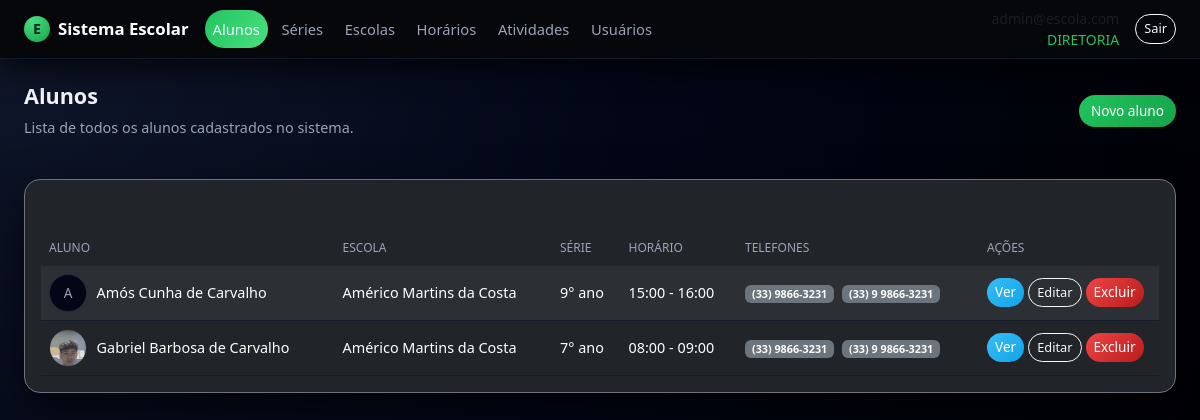
The page /alunos/ (signed in) on the database its author committed.
### app.py (models this page shows, shortened)
class Usuario(db.Model, UserMixin):
    __tablename__ = "usuario"
    id = db.Column(db.Integer, primary_key=True)
    email = db.Column(db.String(120), unique=True, nullable=False)
    senha_hash = db.Column(db.String(255), nullable=False)
    papel = db.Column(db.String(30), nullable=False, default="ALUNO")
    ativo = db.Column(db.Boolean, nullable=False, default=True)
    created_at = db.Column(db.DateTime, nullable=False, default=datetime.utcnow)
    aluno_id = db.Column(db.Integer, db.ForeignKey("aluno.id"), nullable=True)
    aluno = db.relationship("Aluno", lazy="joined")
    def papel_upper(self):
        return (self.papel or "").upper()
    def is_diretoria(self):
        return self.papel_upper() == "DIRETORIA"

class Aluno(db.Model):
    __tablename__ = "aluno"
    id = db.Column(db.Integer, primary_key=True)
    nome = db.Column(db.String(180), nullable=False)
    escola_id = db.Column(db.Integer, db.ForeignKey("escola.id"))
    serie_id = db.Column(db.Integer, db.ForeignKey("serie.id"))
    horario_id = db.Column(db.Integer, db.ForeignKey("horario.id"))
    telefone_cel = db.Column(db.String(30))
    telefone_fixo = db.Column(db.String(30))
    foto_path = db.Column(db.String(300))
    observacoes = db.Column(db.Text)
    naturalidade = db.Column(db.String(120))
    nacionalidade = db.Column(db.String(120))
    data_nascimento = db.Column(db.Date)
    idade = db.Column(db.Integer)
    sexo = db.Column(db.String(1))
    nome_pai = db.Column(db.String(180))
    nome_mae = db.Column(db.String(180))
    endereco = db.Column(db.String(200))
    numero = db.Column(db.String(20))
    bairro = db.Column(db.String(120))
    tem_dificuldade = db.Column(db.Boolean)
    qual_dificuldade = db.Column(db.String(255))
    toma_medicamento = db.Column(db.Boolean)
    qual_medicamento = db.Column(db.String(255))
    inicio_aulas = db.Column(db.Date)
    mensalidade_opcao = db.Column(db.String(60))
    escola = db.relationship("Escola", lazy="joined")
    serie = db.relationship("Serie", lazy="joined")
    horario = db.relationship("Horario", lazy="joined")

class Escola(db.Model):
    __tablename__ = "escola"
    id = db.Column(db.Integer, primary_key=True)
    nome = db.Column(db.String(120), nullable=False, unique=True)

class Serie(db.Model):
    __tablename__ = "serie"
    id = db.Column(db.Integer, primary_key=True)
    nome = db.Column(db.String(120), nullable=False, unique=True)

class Horario(db.Model):
    __tablename__ = "horario"
    id = db.Column(db.Integer, primary_key=True)
    hora_inicio = db.Column(db.String(5), nullable=False)  # HH:MM
    hora_fim = db.Column(db.String(5), nullable=False)      # HH:MM

### app.py (the view)
@app.route("/alunos/")
@login_required
def alunos_list():
    items = Aluno.query.order_by(Aluno.nome.asc()).all()
    return render_template("alunos/listar.html", items=items)

### app.py (called while the page is built)
@login_manager.user_loader
def load_user(uid):
    return db.session.get(Usuario, int(uid))

@app.context_processor
def inject_can():
    return dict(can=can)

### templates/alunos/listar.html
{% extends "base.html" %}
{% block content %}
<div class="page-title-row mb-3">
  <div>
    <h2>Alunos</h2>
    <div class="subtitle">Lista de todos os alunos cadastrados no sistema.</div>
  </div>
  {% if current_user.is_diretoria() %}
    <div>
      <a href="{{ url_for('alunos_novo') }}" class="btn btn-success">Novo aluno</a>
    </div>
  {% endif %}
</div>
<section class="card bg-dark border-secondary">
  <div class="card-body">
    <h5 class="card-title mb-3">Alunos cadastrados</h5>
    {% if items %}
      <div class="table-responsive">
        <table class="table table-dark table-striped align-middle">
          <thead>
            <tr>
              <th>Aluno</th>
              <th>Escola</th>
              <th>Série</th>
              <th>Horário</th>
              <th>Telefones</th>
              <th style="width: 180px;">Ações</th>
            </tr>
          </thead>
          <tbody>
          {% for a in items %}
            <tr>
              <td>
                <div class="d-flex align-items-center">
                  {% if a.foto_path %}
                    <img src="{{ url_for('static', filename=a.foto_path) }}"
                         alt="Foto de {{ a.nome }}"
                         style="width:38px; height:38px; border-radius:50%; object-fit:cover; margin-right:0.6rem; border:1px solid #1f2937;">
                  {% else %}
                    <div style="width:38px; height:38px; border-radius:50%; margin-right:0.6rem;
                                display:flex; align-items:center; justify-content:center;
                                background:#020617; border:1px solid #1f2937; font-size:0.85rem; color:#9ca3af;">
                      {{ a.nome[0]|upper }}
                    </div>
                  {% endif %}
                  <span>{{ a.nome }}</span>
                </div>
              </td>
              <td>{{ a.escola.nome if a.escola else '-' }}</td>
              <td>{{ a.serie.nome if a.serie else '-' }}</td>
              <td>
                {% if a.horario %}
                  {{ a.horario.hora_inicio }} - {{ a.horario.hora_fim }}
                {% else %}
                  -
                {% endif %}
              </td>
              <td>
                {% if a.telefone_cel %}<span class="badge bg-secondary me-1">{{ a.telefone_cel }}</span>{% endif %}
                {% if a.telefone_fixo %}<span class="badge bg-secondary">{{ a.telefone_fixo }}</span>{% endif %}
              </td>
              <td>
                <div class="d-flex gap-1">
                  <a href="{{ url_for('alunos_ver', id=a.id) }}"
                     class="btn btn-sm btn-primary">
                    Ver
                  </a>
                  {% if current_user.is_diretoria() %}
                    <a href="{{ url_for('alunos_editar', id=a.id) }}"
                       class="btn btn-sm btn-outline-light">
                      Editar
                    </a>
                    <form method="post"
                          action="{{ url_for('alunos_excluir', id=a.id) }}"
                          onsubmit="return confirm('Confirma excluir este aluno?');">
                      <button type="submit" class="btn btn-sm btn-danger">Excluir</button>
                    </form>
                  {% endif %}
                </div>
              </td>
            </tr>
          {% endfor %}
          </tbody>
        </table>
      </div>
    {% else %}
      <p class="text-muted mb-0">Nenhum aluno cadastrado.</p>
    {% endif %}
  </div>
</section>
{% endblock %}

### templates/base.html (shortened to what this page needs)
<!doctype html>
<html lang="pt-BR">
<head>
  <link
    href="https://cdn.jsdelivr.net/npm/bootstrap@5.3.3/dist/css/bootstrap.min.css"
    rel="stylesheet"
  >
  <link rel="stylesheet" href="{{ url_for('static', filename='css/style.css') }}">
</head>
<body class="app-body">
  <header class="app-navbar navbar navbar-expand-lg navbar-dark">
    <div class="container-fluid px-3 px-lg-4">
      <a class="navbar-brand d-flex align-items-center gap-2" href="{{ url_for('index') }}">
        <span class="brand-icon">E</span>
        <span class="fw-semibold">Sistema Escolar</span>
      </a>
      {% if current_user.is_authenticated %}
        <div class="collapse navbar-collapse" id="mainNav">
          <ul class="navbar-nav me-auto mb-2 mb-lg-0 app-menu">
            {% set papel = current_user.papel_upper() if current_user.is_authenticated else '' %}
            <li class="nav-item">
              <a class="nav-link {% if request.endpoint and 'alunos' in request.endpoint %}active{% endif %}"
                 href="{{ url_for('alunos_list') }}">
                Alunos
              </a>
            </li>
            {% if papel not in ['RESPONSAVEL', 'ALUNO'] %}
              <li class="nav-item">
                <a class="nav-link {% if request.endpoint and 'series_' in request.endpoint %}active{% endif %}"
                   href="{{ url_for('series_list') }}">
                  Séries
                </a>
              </li>
              <li class="nav-item">
                <a class="nav-link {% if request.endpoint and 'escolas_' in request.endpoint %}active{% endif %}"
                   href="{{ url_for('escolas_list') }}">
                  Escolas
                </a>
              </li>
              <li class="nav-item">
                <a class="nav-link {% if request.endpoint and 'horarios_' in request.endpoint %}active{% endif %}"
                   href="{{ url_for('horarios_list') }}">
                  Horários
                </a>
              </li>
            {% endif %}
            <li class="nav-item">
              <a class="nav-link {% if request.endpoint and 'atividades_' in request.endpoint %}active{% endif %}"
                 href="{{ url_for('atividades_listar') }}">
                Atividades
              </a>
            </li>
            {% if papel == 'DIRETORIA' %}
              <li class="nav-item">
                <a class="nav-link {% if request.endpoint and 'usuarios_' in request.endpoint %}active{% endif %}"
                   href="{{ url_for('usuarios_list') }}">
                  Usuários
                </a>
              </li>
            {% endif %}
          </ul>
          <div class="d-flex align-items-center gap-3">
            <div class="text-end small text-muted d-none d-md-block">
              <div>{{ current_user.email }}</div>
              <div class="text-accent">{{ current_user.papel_upper() }}</div>
            </div>
            <form method="post" action="{{ url_for('logout') }}">
              <button class="btn btn-sm btn-outline-light" type="submit">Sair</button>
            </form>
          </div>
        </div>
      {% endif %}
    </div>
  </header>
  <main class="app-main container-fluid px-3 px-lg-4 py-4">
    <div class="page-wrapper">
      {% block content %}{% endblock %}
    </div>
  </main>
</body>
</html>

### static/css/style.css (style rules this page uses)
:root { --bg-body: #05070b; --bg-elevated: #10141f; --bg-elevated-soft: #181d2a; --bg-navbar: #05070b; --border-soft: #262c3c; --text-main: #f4f5fb; --text-muted: #9ca3b8; --accent: #22c55e; --accent-soft: rgba(34, 197, 94, 0.15); --danger-soft: rgba(239, 68, 68, 0.15); --radius-lg: 16px; --radius-md: 10px; --shadow-soft: 0 18px 45px rgba(0, 0, 0, 0.65); }
.app-body { background: radial-gradient(circle at top left, #10172a 0, #020617 45%, #000 100%); color: var(--text-main); min-height: 100vh; font-family: system-ui, -apple-system, BlinkMacSystemFont, "Segoe UI", sans-serif; }
.app-navbar { background-color: var(--bg-navbar); border-bottom: 1px solid #111827; box-shadow: 0 10px 30px rgba(0, 0, 0, 0.7); position: sticky; top: 0; z-index: 1030; }
.app-navbar .navbar-brand { font-size: 1.05rem; }
.brand-icon { width: 26px; height: 26px; border-radius: 999px; background: radial-gradient(circle at 30% 20%, #4ade80, #16a34a); display: inline-flex; align-items: center; justify-content: center; font-size: 0.9rem; font-weight: 700; color: #022c22; }
.app-menu .nav-link { font-size: 0.92rem; color: var(--text-muted); padding-inline: 0.9rem; border-radius: 999px; margin-right: 0.35rem; transition: all 0.18s ease-out; }
.app-menu .nav-link.active { color: #ecfeff; background: linear-gradient(120deg, #22c55e, #4ade80); }
.app-main { color: var(--text-main); max-width: 1200px; margin-inline: auto; }
.page-wrapper { display: flex; flex-direction: column; gap: 1.5rem; }
.card { background-color: var(--bg-elevated); border-radius: var(--radius-lg); border: 1px solid var(--border-soft); box-shadow: var(--shadow-soft); }
.card-title { font-size: 1rem; font-weight: 600; }
.page-title-row { display: flex; align-items: center; justify-content: space-between; gap: 1rem; }
.page-title-row h2 { font-size: 1.35rem; font-weight: 600; }
.page-title-row .subtitle { font-size: 0.9rem; color: var(--text-muted); }
.table { color: var(--text-main); font-size: 0.9rem; margin-bottom: 0; }
.table thead { background: linear-gradient(90deg, #020617, #020617); }
.table thead th { color: #9ca3b8; border-bottom: 1px solid #1f2933 !important; font-weight: 500; text-transform: uppercase; font-size: 0.75rem; }
.table tbody tr { background-color: var(--bg-elevated-soft); }
.table tbody tr:nth-child(even) { background-color: #050816; }
.table td, .table th { border-color: #111827 !important; }
.btn { border-radius: 999px; font-size: 0.85rem; }
.btn-success { background: linear-gradient(135deg, #22c55e, #16a34a); border: none; }
.btn-primary { background: linear-gradient(135deg, #38bdf8, #0ea5e9); border: none; }
.btn-outline-light { border-radius: 999px; font-size: 0.8rem; }
.btn-danger { background: linear-gradient(135deg, #ef4444, #b91c1c); border: none; }
.text-accent { color: var(--accent); }

### rows shown on the page
Usuario: email "admin@escola.com", papel_upper "DIRETORIA"
Aluno: nome "A", nome "Amós Cunha de Carvalho", escola "Américo Martins da Costa", serie "9° ano", horario.hora_inicio "15:00", horario.hora_fim "16:00", telefone_cel "(33) 9866-3231", telefone_fixo "(33) 9 9866-3231"
Aluno: foto_path (picture), nome "Gabriel Barbosa de Carvalho", escola "Américo Martins da Costa", serie "7° ano", horario.hora_inicio "08:00", horario.hora_fim "09:00", telefone_cel "(33) 9866-3231", telefone_fixo "(33) 9 9866-3231"
